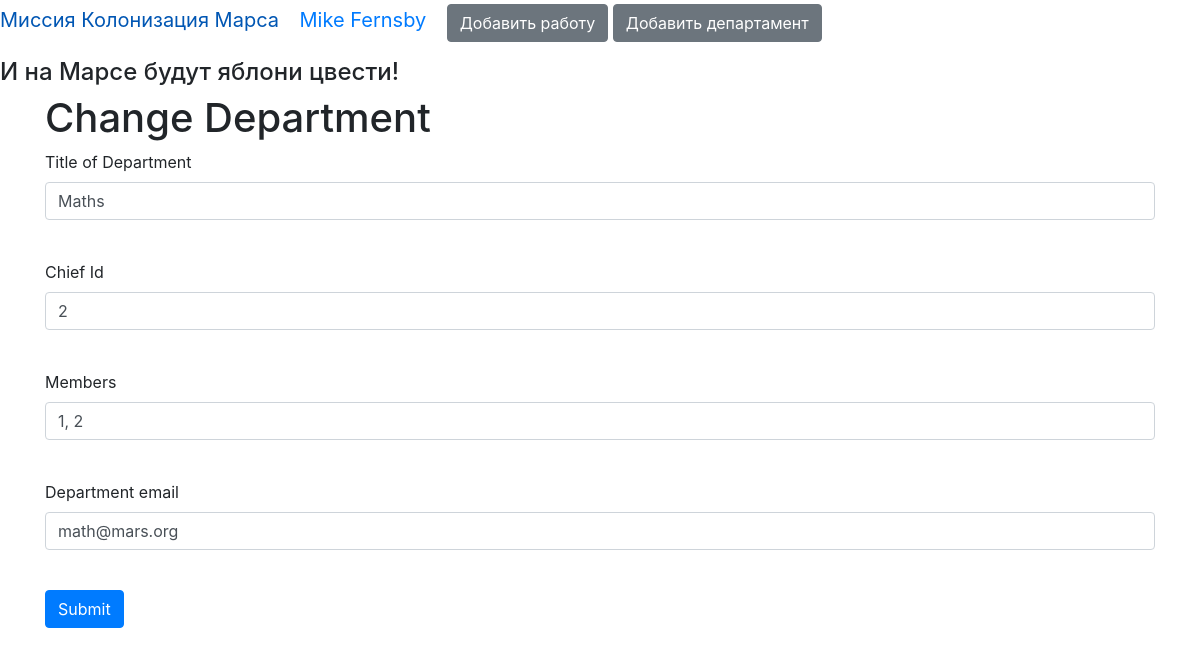
/change_department/2 (signed in), run on the app's committed database.
### data/beta_code.py (models this page shows, shortened)
class User(SqlAlchemyBase, UserMixin, SerializerMixin):
    __tablename__ = 'users'
    id = sqlalchemy.Column(sqlalchemy.Integer,
                           primary_key=True, autoincrement=True)
    surname = sqlalchemy.Column(sqlalchemy.String, nullable=True)
    name = sqlalchemy.Column(sqlalchemy.String, nullable=True)
    age = sqlalchemy.Column(sqlalchemy.Integer, nullable=True)
    position = sqlalchemy.Column(sqlalchemy.String, nullable=True)
    speciality = sqlalchemy.Column(sqlalchemy.String, nullable=True)
    address = sqlalchemy.Column(sqlalchemy.String, nullable=True)
    email = sqlalchemy.Column(sqlalchemy.String,
                              index=True, unique=True, nullable=True)
    hashed_password = sqlalchemy.Column(sqlalchemy.String, nullable=True)
    modified_date = sqlalchemy.Column(sqlalchemy.DateTime,
                                      default=datetime.datetime.now)

### data/departments.py (models this page shows)
class Departments(SqlAlchemyBase, SerializerMixin):
    __tablename__ = 'departments'
    id = sqlalchemy.Column(sqlalchemy.Integer,
                           primary_key=True, autoincrement=True)
    title = sqlalchemy.Column(sqlalchemy.String, nullable=True)
    chief = sqlalchemy.Column(sqlalchemy.Integer,
                              sqlalchemy.ForeignKey("users.id"))
    members = sqlalchemy.Column(sqlalchemy.String, nullable=True)
    email = sqlalchemy.Column(sqlalchemy.String, nullable=True)
    user = orm.relationship('User')

### truly_main.py (the view, shortened to what this page needs)
@app.route('/change_department/<id_dep>', methods=['GET', 'POST'])
@login_required
def change_dep(id_dep):
    db_sess = db_session.create_session()
    data = db_sess.query(Departments).filter(Departments.id == id_dep).first()
    if current_user.id == 1 or current_user.id == data.chief:
        form = DepsForm()
        return render_template('deps.html', title='Изменение департамента',
                               form=form, action="change", data=data)
    return "У вас нет прав на это действие"

### data/forms/deps.py
class DepsForm(FlaskForm):
    title = StringField('Title of Department', validators=[DataRequired()])
    chief = StringField('Chief Id', validators=[DataRequired()])
    members = StringField('Members', validators=[DataRequired()])
    email = StringField('Department email', validators=[DataRequired()])
    submit = SubmitField('Submit')

### data/db_session.py (called while the page is built)
def create_session() -> Session:
    global __factory
    return __factory()

### truly_main.py (called while the page is built)
@login_manager.user_loader
def load_user(user_id):
    db_sess = db_session.create_session()
    return db_sess.query(User).get(user_id)

### templates/deps.html (shortened to what this page needs)
{% extends "base.html" %}
{% block content %}
{% if action == "add" %}
<h1>Add Department</h1>
{% else %}
<h1>Change Department</h1>
{% endif %}
<form action="" method="post" novalidate>
    <p>
        {{ form.title.label }}<br>
        {{ form.title(class="form-control", value=data.title) }}<br>
    </p>
    <p>
        {{ form.chief.label }}<br>
        {{ form.chief(class="form-control", value=data.chief) }}<br>
    </p>
    <p>
        {{ form.members.label }}<br>
        {{ form.members(class="form-control", value=data.members) }}<br>
    </p>
    <p>
        {{ form.email.label }}<br>
        {{ form.email(class="form-control", value=data.email) }}<br>
    </p>
    <p>{{ form.submit(type="submit", class="btn btn-primary") }}</p>
</form>
{% endblock %}

### templates/base.html (shortened to what this page needs)
<!DOCTYPE html>
<html lang="en">
<head>
    <link rel="stylesheet" type="text/css" href={{ css_file }} />
    <link rel="stylesheet"
          href="https://stackpath.bootstrapcdn.com/bootstrap/4.4.1/css/bootstrap.min.css"
>
</head>
<body>
<nav>
    {% if current_user.is_authenticated %}
    <p>
        <a class="navbar-brand" href="/">Миссия Колонизация Марса</a>
        <a class="navbar-brand" href="/logout">{{ current_user.name }} {{ current_user.surname }}</a>
    <a href="/add_job" class="btn btn-secondary">Добавить работу</a>
    <a href="/add_department" class="btn btn-secondary">Добавить департамент</a>
    </p>
{% else %}
    <p>
        <a class="navbar-brand" href="/">Миссия Колонизация Марса</a>
        <a class="btn btn-primary " href="/register">Зарегистрироваться</a>
        <a class="btn btn-success" href="/login">Войти</a>
    </p>
{% endif %}
</nav>
<h4>И на Марсе будут яблони цвести!</h4>
<main role="main" class="container">
    {% block content %}{% endblock %}
</main>
</body>
</html>

### data on the page
User: name "Mike", surname "Fernsby"
Departments: title "Maths", chief "2", members "1, 2", email "math@mars.org"
